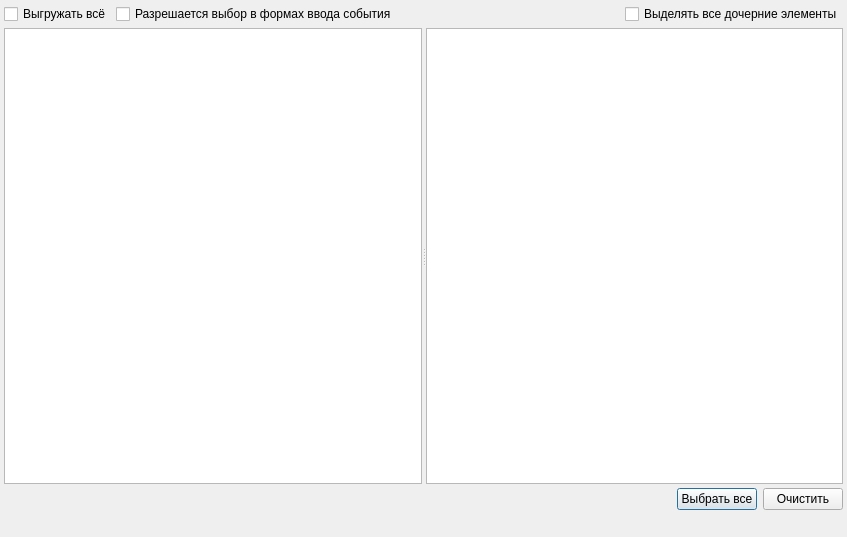
<?xml version="1.0" encoding="UTF-8"?>
<ui version="4.0">
 <class>ExportActions_Wizard_1</class>
 <widget class="QDialog" name="ExportActions_Wizard_1">
  <property name="windowModality">
   <enum>Qt::NonModal</enum>
  </property>
  <property name="geometry">
   <rect>
    <x>0</x>
    <y>0</y>
    <width>847</width>
    <height>537</height>
   </rect>
  </property>
  <property name="windowTitle">
   <string>Список записей</string>
  </property>
  <layout class="QGridLayout">
   <property name="leftMargin">
    <number>4</number>
   </property>
   <property name="topMargin">
    <number>4</number>
   </property>
   <property name="rightMargin">
    <number>4</number>
   </property>
   <property name="bottomMargin">
    <number>4</number>
   </property>
   <property name="spacing">
    <number>4</number>
   </property>
   <item row="2" column="0">
    <widget class="QSplitter" name="splitterTree">
     <property name="sizePolicy">
      <sizepolicy hsizetype="Expanding" vsizetype="Expanding">
       <horstretch>0</horstretch>
       <verstretch>0</verstretch>
      </sizepolicy>
     </property>
     <property name="orientation">
      <enum>Qt::Horizontal</enum>
     </property>
     <widget class="CTreeView" name="treeItems">
      <property name="minimumSize">
       <size>
        <width>0</width>
        <height>450</height>
       </size>
      </property>
     </widget>
     <widget class="CTableView" name="tblItems">
      <property name="minimumSize">
       <size>
        <width>0</width>
        <height>450</height>
       </size>
      </property>
      <property name="whatsThis">
       <string comment="ура!">список записей</string>
      </property>
      <property name="tabKeyNavigation">
       <bool>false</bool>
      </property>
      <property name="alternatingRowColors">
       <bool>true</bool>
      </property>
     </widget>
    </widget>
   </item>
   <item row="3" column="0">
    <layout class="QHBoxLayout">
     <property name="spacing">
      <number>6</number>
     </property>
     <property name="leftMargin">
      <number>0</number>
     </property>
     <property name="topMargin">
      <number>0</number>
     </property>
     <property name="rightMargin">
      <number>0</number>
     </property>
     <property name="bottomMargin">
      <number>0</number>
     </property>
     <item>
      <spacer>
       <property name="orientation">
        <enum>Qt::Horizontal</enum>
       </property>
       <property name="sizeHint" stdset="0">
        <size>
         <width>40</width>
         <height>20</height>
        </size>
       </property>
      </spacer>
     </item>
     <item>
      <widget class="QPushButton" name="btnSelectAll">
       <property name="text">
        <string>Выбрать все</string>
       </property>
      </widget>
     </item>
     <item>
      <widget class="QPushButton" name="btnClearSelection">
       <property name="text">
        <string>Очистить</string>
       </property>
      </widget>
     </item>
    </layout>
   </item>
   <item row="4" column="0">
    <widget class="QStatusBar" name="statusBar">
     <property name="sizePolicy">
      <sizepolicy hsizetype="Preferred" vsizetype="Fixed">
       <horstretch>0</horstretch>
       <verstretch>0</verstretch>
      </sizepolicy>
     </property>
     <property name="toolTip">
      <string>A status bar</string>
     </property>
     <property name="whatsThis">
      <string>A status bar.</string>
     </property>
     <property name="sizeGripEnabled">
      <bool>false</bool>
     </property>
    </widget>
   </item>
   <item row="0" column="0">
    <layout class="QHBoxLayout">
     <item>
      <widget class="QCheckBox" name="checkExportAll">
       <property name="text">
        <string>Выгружать всё</string>
       </property>
      </widget>
     </item>
     <item>
      <widget class="QCheckBox" name="checkBoxAllowedSelectFormsEvent">
       <property name="text">
        <string>Разрешается выбор в формах ввода события</string>
       </property>
      </widget>
     </item>
     <item>
      <spacer>
       <property name="orientation">
        <enum>Qt::Horizontal</enum>
       </property>
       <property name="sizeHint" stdset="0">
        <size>
         <width>40</width>
         <height>20</height>
        </size>
       </property>
      </spacer>
     </item>
     <item>
      <widget class="QCheckBox" name="chkRecursiveSelection">
       <property name="text">
        <string>Выделять все дочерние элементы</string>
       </property>
      </widget>
     </item>
    </layout>
   </item>
  </layout>
 </widget>
 <customwidgets>
  <customwidget>
   <class>CTableView</class>
   <extends>QTableView</extends>
   <header>library/TableView.h</header>
  </customwidget>
  <customwidget>
   <class>CTreeView</class>
   <extends>QTreeView</extends>
   <header>library/TreeView.h</header>
  </customwidget>
 </customwidgets>
 <tabstops>
  <tabstop>treeItems</tabstop>
  <tabstop>tblItems</tabstop>
 </tabstops>
 <resources/>
 <connections/>
</ui>
